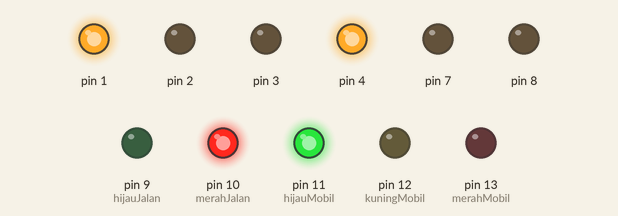
Recording of a sketch running on a simulated Arduino Uno, built with avr-gcc and run on an emulated ATmega328P. On the bench: output pins drawn as LEDs (lit = HIGH).

Above: at 0.2 s.
At 1.2 s:
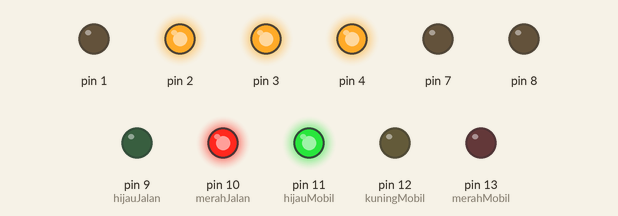
At 2.7 s:
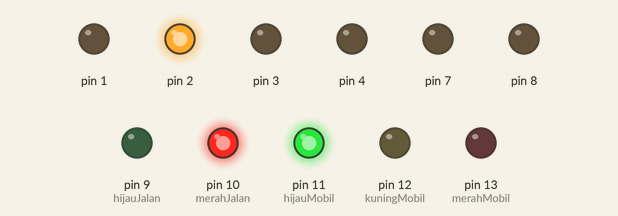
At 5.0 s:
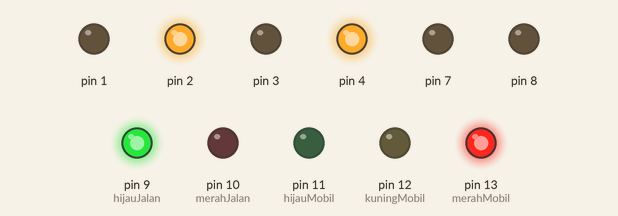
At 7.0 s:
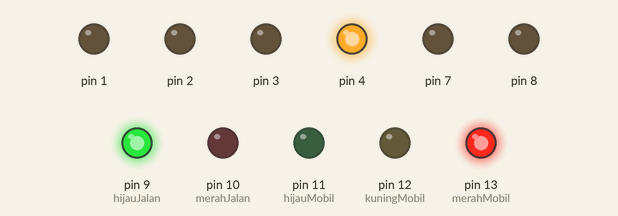
At 9.2 s:
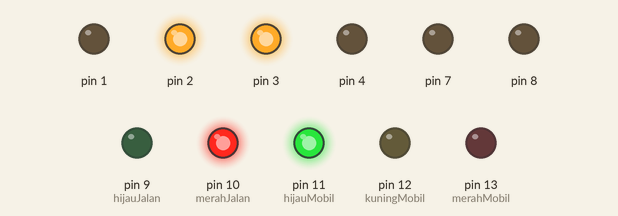
Timing chart, 0 to 9.8 s (numbered marks = the images above):
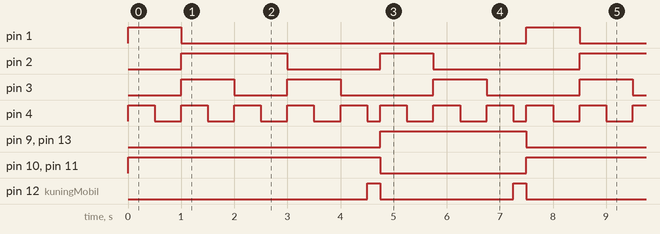

The sketch:

sketch_oct21b.ino
```cpp
void setup() {
  // 7SEGMENT => 0 0 0 0 = pin1 pin2 pin3 pin4 | 0 0 0 1 = 1
  // LED Kendaraan
  // Merah = 13, Kuning = 12, Hijau = 11
  // LED Pejalan Kaki
  // Merah = 10, Hijau = 9
  // put your setup code here, to run once:
  for (int i=1; i<=4;i++){
    pinMode(i, OUTPUT);
    }
  for (int i=7; i<=13;i++){
    pinMode(i, OUTPUT);
    }
}

void nol() {
  digitalWrite(4, 0);
  digitalWrite(3, 0);
  digitalWrite(2, 0);
  digitalWrite(1, 0);
  }

void satu(){
  digitalWrite(4, 1);
  digitalWrite(3, 0);
  digitalWrite(2, 0);
  digitalWrite(1, 0);
  }

void dua(){
  digitalWrite(4, 0);
  digitalWrite(3, 1);
  digitalWrite(2, 0);
  digitalWrite(1, 0);
  }

void tiga(){
  digitalWrite(4, 1);
  digitalWrite(3, 1);
  digitalWrite(2, 0);
  digitalWrite(1, 0);
  }

void empat(){
  digitalWrite(4, 0);
  digitalWrite(3, 0);
  digitalWrite(2, 1);
  digitalWrite(1, 0);
  }

void lima(){
  digitalWrite(4, 1);
  digitalWrite(3, 0);
  digitalWrite(2, 1);
  digitalWrite(1, 0);
  }

void enam(){
  digitalWrite(4, 0);
  digitalWrite(3, 1);
  digitalWrite(2, 1);
  digitalWrite(1, 0);
  }

void tujuh(){
  digitalWrite(4, 1);
  digitalWrite(3, 1);
  digitalWrite(2, 1);
  digitalWrite(1, 0);
  }

void delapan(){
  digitalWrite(4, 0);
  digitalWrite(3, 0);
  digitalWrite(2, 0);
  digitalWrite(1, 1);
  }

void sembilan(){
  digitalWrite(4, 1);
  digitalWrite(3, 0);
  digitalWrite(2, 0);
  digitalWrite(1, 1);
  }

void lampuMerah() {
  sembilan();
  delay(500);
  delapan();
  delay(500);
  tujuh();
  delay(500);
  enam();
  delay(500);
  lima();
  delay(500);
  empat();
  delay(500);
  tiga();
  delay(500);
  dua();
  delay(500);
  satu();
  delay(500);
  nol();
  }

void lampuHijau(){
  lima();
  delay(500);
  empat();
  delay(500);
  tiga();
  delay(500);
  dua();
  delay(500);
  satu();
  delay(500);
  nol();
  }

void loop() {
  // put your main code here, to run repeatedly:
  int merahMobil = 13;
  int kuningMobil = 12;
  int hijauMobil = 11;
  int merahJalan = 10;
  int hijauJalan = 9;
  // Lampu Merah
  digitalWrite(merahJalan, 1);
  digitalWrite(hijauMobil, 1);
  lampuMerah();
  digitalWrite(kuningMobil, 1);
  delay(250);
  digitalWrite(kuningMobil, 0);
  digitalWrite(merahJalan, 0);
  digitalWrite(hijauMobil, 0);
  // Lampu Hijau
  digitalWrite(hijauJalan, 1);
  digitalWrite(merahMobil, 1);
  lampuHijau();
  digitalWrite(kuningMobil, 1);
  delay(250);
  digitalWrite(hijauJalan, 0);
  digitalWrite(merahMobil, 0);
  digitalWrite(kuningMobil, 0);
}
```

Measured:
- by itself, pin 1: alternates HIGH for 1.0 s and LOW for 6.5 s
- by itself, pin 2: repeats every 7.5 s: LOW 1.8 s, HIGH 1.0 s, LOW 2.8 s, HIGH 2.0 s
- by itself, pin 3: repeats every 7.5 s: LOW 1.0 s, 2 × (HIGH 1.0 s, LOW 1.8 s), HIGH 1.0 s
- by itself, pin 4: repeats every 7.5 s: 4 × (LOW 0.50 s, HIGH 0.50 s), LOW 0.25 s, 2 × (HIGH 0.50 s, LOW 0.50 s), HIGH 0.50 s, LOW 0.25 s, HIGH 0.50 s
- by itself, pin 9 (hijauJalan), pin 13 (merahMobil): alternates HIGH for 2.8 s and LOW for 4.8 s
- by itself, pin 10 (merahJalan), pin 11 (hijauMobil): alternates HIGH for 4.8 s and LOW for 2.8 s
- by itself, pin 12 (kuningMobil): repeats every 7.5 s: LOW 2.5 s, HIGH 0.25 s, LOW 4.5 s, HIGH 0.25 s
